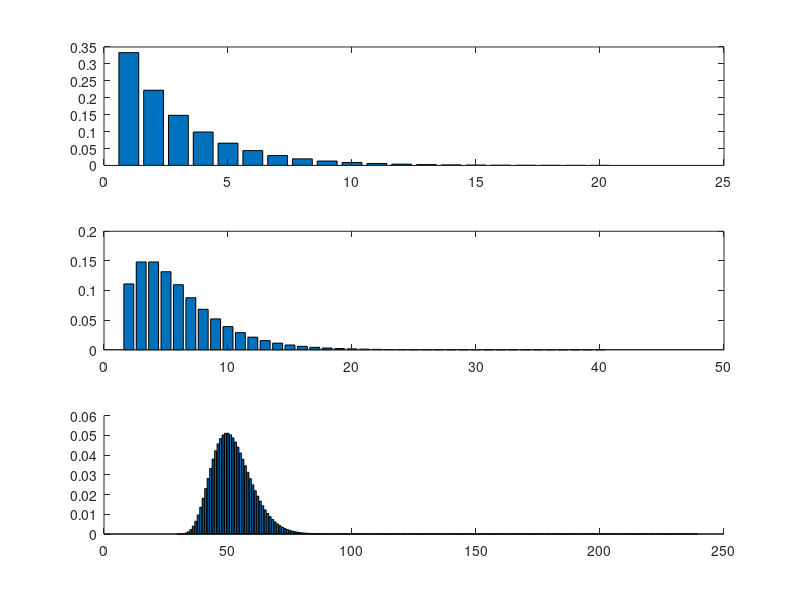

Source code (MATLAB):
clear variables;
close all;


k1 = [3,4,5,6,7,8];
P1 = [4/20,1/20,3/20,7/20,2/20,3/20];

k1 = -5:1:4;
P1 = (1/10).*ones(1,10);
k1 = 1:1:20;
p = 1/3;
P1 = (1-p).^(k1-1).*p;


P2 = conv(P1,P1);
k2 = k1(1)*2:1:k1(1)*2+length(P2)-1;


n = 10;
P3 = P1;
for i=1:n
    P3 = conv(P3,P1);
end
k3 = 3*n:1:length(P3)+3*n-1;

E = sum(k3.*P3);
E = 1/p;
V = sum(((k3-E).^2).*P3);
V = (1-p)./(p.^2);
sig = sqrt(V);


% x = E-(5*sig):0.1:E+(5*sig);
% y = (1/(sig*sqrt(2*pi)))*exp(-((x-E).^2)./(2*(sig^2)));



figure(1);
subplot(3,1,1);
bar(k1,P1);
subplot(3,1,2);
bar(k2,P2);
subplot(3,1,3);
hold on;
bar(k3,P3);
% plot(x,y,'LineWidth',2);


disp(E);
disp(sig);


